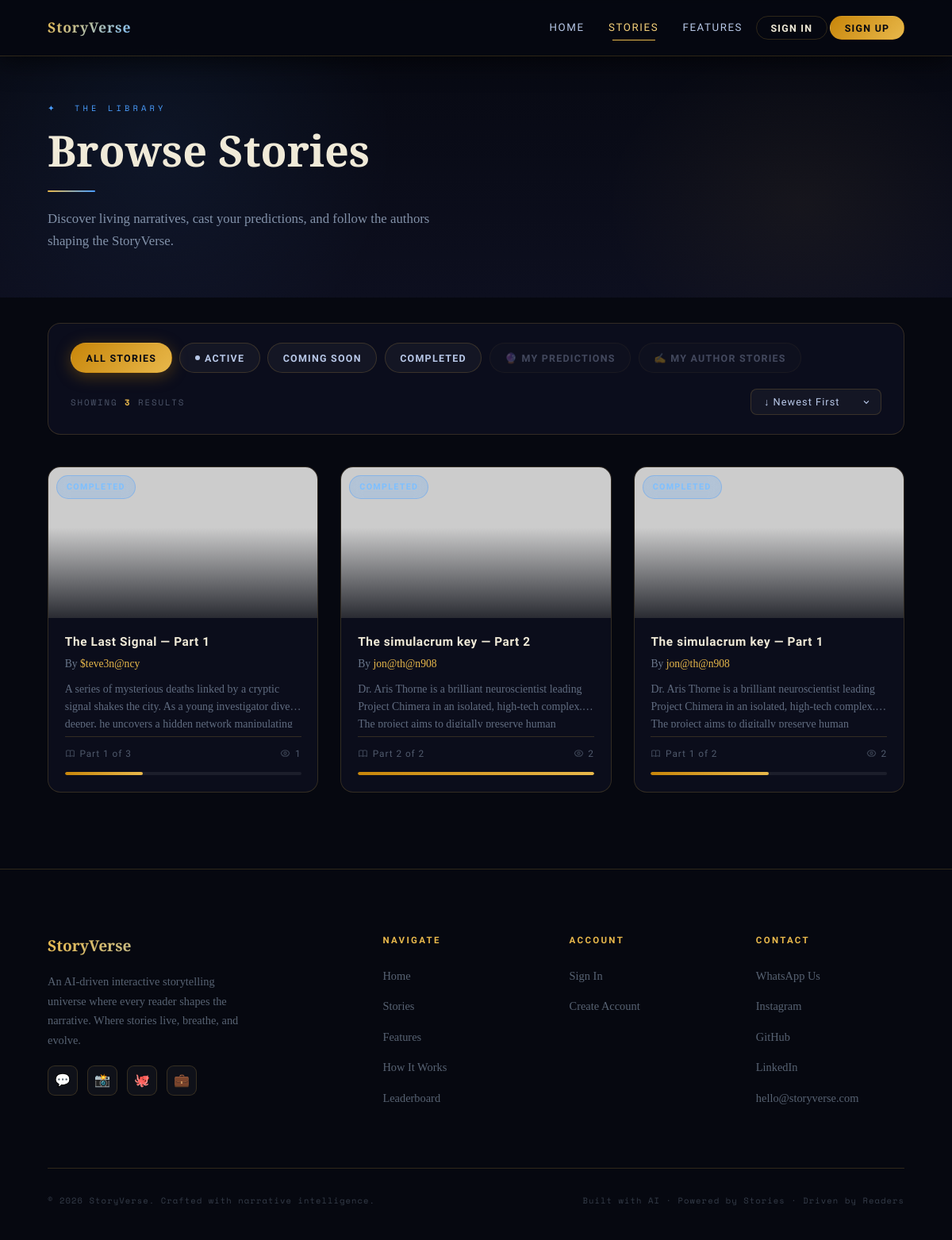
The page /stories.php on the database its author committed.
### tables this page shows
CREATE TABLE `story_parts` (
  `part_id` int(11) NOT NULL,
  `story_id` int(11) NOT NULL,
  `part_number` int(11) NOT NULL,
  `content` longtext NOT NULL,
  `upload_date` date NOT NULL,
  `prediction_deadline` datetime NOT NULL,
  `status` enum('pending','approved','rejected') DEFAULT 'pending'
);

CREATE TABLE `stories` (
  `story_id` int(11) NOT NULL,
  `title` varchar(255) NOT NULL,
  `created_by` varchar(100) NOT NULL,
  `category` varchar(50) DEFAULT 'General',
  `description` text NOT NULL,
  `cover_image_url` varchar(255) DEFAULT NULL,
  `current_part_no` int(11) DEFAULT 1,
  `is_completed` tinyint(1) DEFAULT 0,
  `total_parts` int(11) DEFAULT 1,
  `view_count` int(11) DEFAULT 0,
  `like_count` int(11) DEFAULT 0,
  `prediction_count` int(11) DEFAULT 0,
  `created_at` timestamp NOT NULL DEFAULT current_timestamp(),
  `completed_at` timestamp NULL DEFAULT NULL,
  `last_updated` timestamp NULL DEFAULT NULL ON UPDATE current_timestamp(),
  `status` enum('pending','approved','rejected') DEFAULT 'pending'
);

### stories.php (the view, shortened to what this page needs)
<?php
require_once 'db_connect.php';
$is_logged_in = isset($_SESSION['user_id']);
$user_id = $is_logged_in ? $_SESSION['user_id'] : null;
function getStoryStatus($upload_date, $prediction_deadline) {
    $current_time = time();
    $upload_timestamp = strtotime($upload_date);
    $deadline_timestamp = strtotime($prediction_deadline);
    if ($current_time < $upload_timestamp) {
        return 'coming_soon';
    } elseif ($current_time >= $upload_timestamp && $current_time <= $deadline_timestamp) {
        return 'active';
    } else {
        return 'completed';
    }
}
$filter_status = isset($_GET['status']) ? $_GET['status'] : 'all';
$sort_by       = isset($_GET['sort'])   ? $_GET['sort']   : 'newest';
$author_filter = isset($_GET['author']) ? $_GET['author'] : '';
$results_to_display = [];
try {
    if ($filter_status === 'my_predictions' && $is_logged_in) {
        $sql = "
            SELECT p.prediction_id, p.prediction_text, p.created_at AS prediction_date,
                   s.title, sp.part_number, sp.story_id, s.total_parts, s.cover_image_url,
                   (SELECT COUNT(*) FROM likes WHERE prediction_id = p.prediction_id) AS prediction_likes
            FROM predictions p
            JOIN story_parts sp ON p.story_id = sp.story_id AND p.prediction_part_no = sp.part_number
            JOIN stories s ON sp.story_id = s.story_id
            WHERE p.user_id = :user_id
        ";
        if ($sort_by === 'newest')       $sql .= " ORDER BY p.created_at DESC";
        elseif ($sort_by === 'oldest')   $sql .= " ORDER BY p.created_at ASC";
        elseif ($sort_by === 'popular')  $sql .= " ORDER BY prediction_likes DESC, p.created_at DESC";
        $stmt = $pdo->prepare($sql);
        $stmt->execute([':user_id' => $user_id]);
        $results_to_display = $stmt->fetchAll(PDO::FETCH_ASSOC);
    } else {
        $sql = "
            SELECT sp.*, s.title, s.created_by, s.category, s.description,
                   s.cover_image_url, s.total_parts, s.view_count, s.created_at AS story_created_at
            FROM story_parts sp
            JOIN stories s ON sp.story_id = s.story_id
        ";
        $params = [];
        if ($sort_by === 'popular')     $sql .= " ORDER BY s.view_count DESC, sp.upload_date DESC";
        elseif ($sort_by === 'oldest')  $sql .= " ORDER BY sp.upload_date ASC";
        else                            $sql .= " ORDER BY sp.upload_date DESC";
        $stmt = $pdo->prepare($sql);
        $stmt->execute($params);
        foreach ($stmt->fetchAll(PDO::FETCH_ASSOC) as $part_data) {
            $part_data['dynamic_status'] = getStoryStatus($part_data['upload_date'], $part_data['prediction_deadline']);
            if ($filter_status === 'all' || $filter_status === $part_data['dynamic_status']) {
                $results_to_display[] = $part_data;
            }
        }
    }
} catch (PDOException $e) {
    error_log("Error fetching data: " . $e->getMessage());
    $results_to_display = [];
}
?>
<!DOCTYPE html>
<html lang="en">
<head>
<link rel="stylesheet" href="https://unpkg.com/aos@2.3.4/dist/aos.css"/>
</head>
<body>
<nav id="navbar">
  <a href="index.php" class="nav-logo">StoryVerse</a>
  <ul class="nav-links" id="navLinks">
    <li><a href="index.php">Home</a></li>
    <li><a href="stories.php" class="active-nav">Stories</a></li>
    <?php if ($is_logged_in): ?>
      <li><a href="game_arena.php">Game Arena</a></li>
      <li><a href="leaderboard.php">Leaderboard</a></li>
      <li><a href="index.php#features">Features</a></li>
      <li><a href="logout.php" class="nav-btn">Log out</a></li>
    <?php else: ?>
      <li><a href="index.php#features">Features</a></li>
      <li><a href="signin.php" class="nav-btn">Sign In</a></li>
      <li><a href="signup.php" class="nav-btn nav-btn-primary">Sign Up</a></li>
    <?php endif; ?>
  </ul>
</nav>
<div class="page-hero">
  <div class="page-hero-inner" data-aos="fade-right" data-aos-duration="700">
    <span class="page-eyebrow">✦ &nbsp;The Library</span>
    <h1 class="page-title">Browse Stories</h1>
    <div class="page-divider"></div>
    <p class="page-sub">Discover living narratives, cast your predictions, and follow the authors shaping the StoryVerse.</p>
  </div>
</div>
<main>
  <div class="controls-wrap" data-aos="fade-up" data-aos-duration="600">
    <div class="filter-tabs">
      <a href="stories.php?status=all&sort=<?php echo htmlspecialchars($sort_by); ?>"
         class="filter-tab <?php echo ($filter_status==='all'?'tab-active':''); ?>">
        All Stories
      </a>
      <a href="stories.php?status=active&sort=<?php echo htmlspecialchars($sort_by); ?>"
         class="filter-tab <?php echo ($filter_status==='active'?'tab-active':''); ?>">
        <span class="live-dot"></span> Active
      </a>
      <a href="stories.php?status=coming_soon&sort=<?php echo htmlspecialchars($sort_by); ?>"
         class="filter-tab <?php echo ($filter_status==='coming_soon'?'tab-active':''); ?>">
        Coming Soon
      </a>
      <a href="stories.php?status=completed&sort=<?php echo htmlspecialchars($sort_by); ?>"
         class="filter-tab <?php echo ($filter_status==='completed'?'tab-active':''); ?>">
        Completed
      </a>
      <?php if ($is_logged_in): ?>
        <a href="stories.php?status=my_predictions&sort=<?php echo htmlspecialchars($sort_by); ?>"
           class="filter-tab <?php echo ($filter_status==='my_predictions'?'tab-active':''); ?>">
          🔮 My Predictions
        </a>
        <a href="stories.php?status=my_author_stories&sort=<?php echo htmlspecialchars($sort_by); ?>"
           class="filter-tab <?php echo ($filter_status==='my_author_stories'?'tab-active':''); ?>">
          ✍️ My Author Stories
        </a>
      <?php else: ?>
        <span class="filter-tab tab-disabled" title="Sign in to view your predictions">
          🔮 My Predictions
        </span>
        <span class="filter-tab tab-disabled" title="Sign in to view followed authors">
          ✍️ My Author Stories
        </span>
      <?php endif; ?>
    </div>
    <div class="controls-row">
      <p class="results-count">
        Showing <span><?php echo count($results_to_display); ?></span>
        result<?php echo count($results_to_display)!==1?'s':''; ?>
      </p>
      <div class="selects-group">
        <select class="sv-select"
                onchange="window.location.href='stories.php?status=<?php echo htmlspecialchars($filter_status); ?>&sort='+this.value+'<?php echo !empty($author_filter)?'&author='.urlencode($author_filter):''; ?>'">
          <option value="newest"  <?php echo ($sort_by==='newest' ?'selected':''); ?>>↓ Newest First</option>
        </select>
      </div>
    </div>
  </div>
  <div class="stories-grid">
    <?php if (empty($results_to_display)): ?>
      <div class="empty-state" data-aos="fade-up">
        <div class="empty-icon">📭</div>
        <h3>Nothing Here Yet</h3>
        <p>
          <?php if ($filter_status==='my_predictions'): ?>
            You haven't made any predictions yet. Start reading and cast your first one!
          <?php elseif ($filter_status==='my_author_stories'): ?>
            <?php if (!empty($author_filter)): ?>
              No stories found from <strong><?php echo htmlspecialchars($author_filter); ?></strong>.
            <?php else: ?>
              You're not following any authors yet. Explore stories and follow your favourites!
            <?php endif; ?>
          <?php else: ?>
            No stories found in this category. Check back soon!
          <?php endif; ?>
        </p>
        <?php if (!$is_logged_in): ?>
          <a href="signin.php" class="empty-btn">→ Sign In to Continue</a>
        <?php else: ?>
          <a href="stories.php?status=all" class="empty-btn">✦ View All Stories</a>
        <?php endif; ?>
      </div>
    <?php else: ?>
      <?php foreach ($results_to_display as $index => $item): ?>
        <?php if ($filter_status==='my_predictions'): ?>
        <div class="prediction-card"
             data-aos="fade-up"
             data-aos-delay="<?php echo min($index*60,400); ?>"
             data-aos-duration="600">
          <a href="story_detail.php?story_id=<?php echo htmlspecialchars($item['story_id']); ?>&part_number=<?php echo htmlspecialchars($item['part_number']); ?>"
             class="pred-story-title">
            <?php echo htmlspecialchars($item['title']); ?> — Part <?php echo htmlspecialchars($item['part_number']); ?>
          </a>
          <span class="pred-date">Predicted on <?php echo date('M d, Y', strtotime($item['prediction_date'])); ?></span>
          <div class="pred-text-wrap">
            <p class="pred-text"><?php echo htmlspecialchars($item['prediction_text']); ?></p>
          </div>
          <div class="pred-footer">
            <span class="pred-likes">
              <svg fill="currentColor" viewBox="0 0 20 20">
                <path fill-rule="evenodd" d="M3.172 5.172a4 4 0 015.656 0L10 6.343l1.172-1.171a4 4 0 115.656 5.656L10 17.657l-6.828-6.829a4 4 0 010-5.656z" clip-rule="evenodd"/>
              </svg>
              <?php echo htmlspecialchars($item['prediction_likes']); ?> Likes
            </span>
            <button class="pred-btn"
                    onclick="location.href='story_detail.php?story_id=<?php echo htmlspecialchars($item['story_id']); ?>&part_number=<?php echo htmlspecialchars($item['part_number']); ?>'">
              View / Edit
            </button>
          </div>
        </div>
        <?php else: ?>
        <?php
          $dyn_status      = getStoryStatus($item['upload_date'], $item['prediction_deadline']);
          $progress_pct    = ($item['total_parts']>0) ? ($item['part_number']/$item['total_parts'])*100 : 0;
          $story_url       = 'track_view.php?story_id='.htmlspecialchars($item['story_id']).'&part_number='.htmlspecialchars($item['part_number']);
          $cover_src       = !empty($item['cover_image_url'])
                               ? htmlspecialchars($item['cover_image_url'])
                               : 'https://placehold.co/400x220/0d0f1f/4a9eff?text=StoryVerse';
        ?>
        <div class="story-card"
             onclick="window.location.href='<?php echo $story_url; ?>'"
             data-aos="fade-up"
             data-aos-delay="<?php echo min($index*60,400); ?>"
             data-aos-duration="600">
          <div class="card-img-wrap">
            <img src="<?php echo $cover_src; ?>"
                 onerror="this.onerror=null;this.src='https://placehold.co/400x220/0d0f1f/4a9eff?text=StoryVerse';"
                 alt="<?php echo htmlspecialchars($item['title']); ?>"/>
            <div class="card-img-overlay"></div>
            <span class="status-badge status-<?php echo $dyn_status; ?>">
            </span>
          </div>
          <div class="card-body">
            <h3 class="card-title">
              <?php echo htmlspecialchars($item['title']); ?> &mdash; Part <?php echo htmlspecialchars($item['part_number']); ?>
            </h3>
            <p class="card-author">
              By
              <a href="author_profile.php?author=<?php echo urlencode($item['created_by']); ?>"
                 onclick="event.stopPropagation()">
                <?php echo htmlspecialchars($item['created_by']); ?>
              </a>
            </p>
            <p class="card-desc"><?php echo htmlspecialchars($item['description']); ?></p>
            <div class="card-meta">
              <span class="card-meta-left">
                Part <?php echo htmlspecialchars($item['part_number']); ?> of <?php echo htmlspecialchars($item['total_parts']); ?>
              </span>
              <span class="card-meta-right">
                <?php echo isset($item['view_count']) ? number_format($item['view_count']) : '0'; ?>
              </span>
            </div>
            <div class="progress-wrap">
              <div class="progress-fill" style="width:<?php echo round($progress_pct); ?>%"></div>
            </div>
          </div>
        </div>
        <?php endif; ?>
      <?php endforeach; ?>
    <?php endif; ?>
  </div>
</main>
<footer>
  <div class="footer-top">
    <div class="footer-brand">
      <a href="index.php" class="footer-logo">StoryVerse</a>
      <p>An AI-driven interactive storytelling universe where every reader shapes the narrative. Where stories live, breathe, and evolve.</p>
      <div class="social-links">
        <a href="https://wa.me/yournumber"           class="social-btn" title="WhatsApp"  target="_blank" rel="noopener">💬</a>
        <a href="https://instagram.com/yourhandle"   class="social-btn" title="Instagram" target="_blank" rel="noopener">📸</a>
        <a href="https://github.com/yourrepo"        class="social-btn" title="GitHub"    target="_blank" rel="noopener">🐙</a>
        <a href="https://linkedin.com/in/yourprofile" class="social-btn" title="LinkedIn" target="_blank" rel="noopener">💼</a>
      </div>
    </div>
    <div class="footer-col">
      <h5>Navigate</h5>
      <ul>
        <li><a href="index.php">Home</a></li>
        <li><a href="stories.php">Stories</a></li>
        <li><a href="index.php#features">Features</a></li>
        <li><a href="index.php#how-it-works">How It Works</a></li>
        <li><a href="leaderboard.php">Leaderboard</a></li>
      </ul>
    </div>
    <div class="footer-col">
      <h5>Account</h5>
      <ul>
        <?php if ($is_logged_in): ?>
          <li><a href="profile.php">My Profile</a></li>
          <li><a href="stories.php?status=my_predictions">My Predictions</a></li>
          <li><a href="game_arena.php">Game Arena</a></li>
          <li><a href="logout.php">Log Out</a></li>
        <?php else: ?>
          <li><a href="signin.php">Sign In</a></li>
          <li><a href="signup.php">Create Account</a></li>
        <?php endif; ?>
      </ul>
    </div>
    <div class="footer-col">
      <h5>Contact</h5>
      <ul>
        <li><a href="https://wa.me/yournumber"           target="_blank" rel="noopener">WhatsApp Us</a></li>
        <li><a href="https://instagram.com/yourhandle"   target="_blank" rel="noopener">Instagram</a></li>
        <li><a href="https://github.com/yourrepo"        target="_blank" rel="noopener">GitHub</a></li>
        <li><a href="https://linkedin.com/in/yourprofile" target="_blank" rel="noopener">LinkedIn</a></li>
        <li><a href="mailto:hello@storyverse.com">hello@storyverse.com</a></li>
      </ul>
    </div>
  </div>
  <div class="footer-bottom">
    <p>© <?php echo date('Y'); ?> StoryVerse. Crafted with narrative intelligence.</p>
    <p>Built with AI · Powered by Stories · Driven by Readers</p>
  </div>
</footer>
</body>
</html>

### rows shown on the page
story_parts: story.title "The Last Signal", part_number "1", story.created_by "$teve3n@ncy", story.description "A series of mysterious deaths linked by a cryptic signal shakes the city. As a young investigator dives deeper, he uncovers a hidden network…", story.total_parts "3", story.view_count "1"
story_parts: story.title "The simulacrum key", part_number "2", story.created_by "jon@th@n908", story.description "Dr. Aris Thorne is a brilliant neuroscientist leading Project Chimera in an isolated, high-tech complex. The project aims to digitally preserve…", story.total_parts "2", story.view_count "2"
story_parts: story.title "The simulacrum key", part_number "1", story.created_by "jon@th@n908", story.description "Dr. Aris Thorne is a brilliant neuroscientist leading Project Chimera in an isolated, high-tech complex. The project aims to digitally preserve…", story.total_parts "2", story.view_count "2"

### other values the page prints
count($results_to_display) "3"
